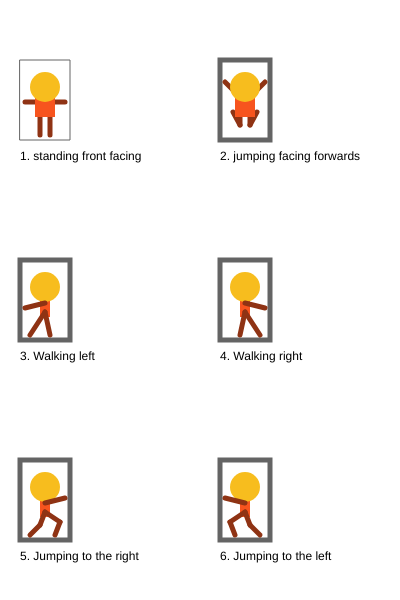
Frame 1 (no input)
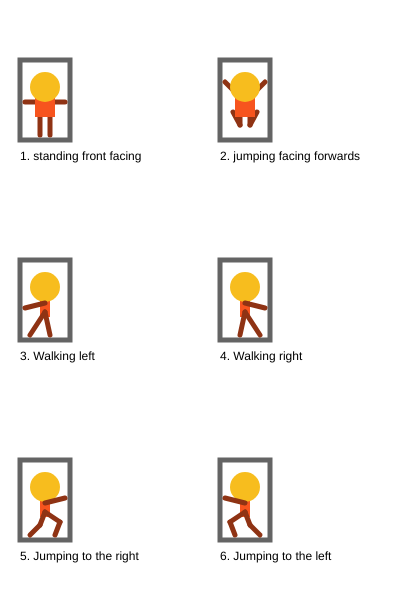
Frame 60 (no input)
Frame 120 (the mouse pressed at the canvas centre since frame 60): identical to frame 60, image omitted

The p5.js sketch that drew these frames (run headless with seeded random() and noise() and a simulated clock; from frame 60 on, the mouse is pressed at the canvas centre):

// p5.js sketch
// ── sketch.js
/*

The Game Project

2 - Game character

Use p5 drawing functions such as rect, ellipse, line, triangle and
point to draw the different states of your game character.

Write the code so that your character appears inside the box for each
state.

IMPORTANT: For each box the variables gameChar_x & gameChar_y are set to the bottom
center of the box. You must combine these variables with arithmetic to
determine the position of each shape that you draw. This will later allow
you to adjust the position of your game character.

Each state is worth two marks:

//standing front facing = 2
//jumping facing forwards = 2
//walking left = 2
//walking right = 2
//jumping left and jumping right = 2

0 marks = not a reasonable attempt
1 mark = attempted but it lacks detail and you didn't use gameChar_x and gameChar_y correctly
2 marks = you've used a selction of shape functions and made consistent use of gameChar_x and gameChar_y

WARNING: Do not get too carried away. If you're character takes more than 5 lines
of code to draw then you've probably over done it.

** Only submit your sketch.js **

*/

var gameChar_x = 0;
var gameChar_y = 0;

function setup() {
	createCanvas(400, 600);
}

function draw() {
	background(255);

	//Standing, facing frontwards

	stroke(100);
	noFill();
	rect(20, 60, 50, 80);
	noStroke();
	fill(0);
	text("1. standing front facing", 20, 160);

	gameChar_x = 45;
	gameChar_y = 137;
	//Add your code here ...

	//Limbs
	stroke(143, 51, 20);
	strokeWeight(5);
	var offset_y = 35;
	var offset_x = 20;
	//Arms
	line(gameChar_x - offset_x, gameChar_y - offset_y, gameChar_x + offset_x, gameChar_y - offset_y);
	//Legs
	line(gameChar_x - 5, gameChar_y - 25, gameChar_x - 5, gameChar_y - 2);
	line(gameChar_x + 5, gameChar_y - 25, gameChar_x + 5, gameChar_y - 2);	
	//Body
	noStroke();
	fill(247, 84, 30);
	rect(gameChar_x - 10, gameChar_y - 50, 20, 30);
	//Head
	fill(247, 189, 30);
	ellipse(gameChar_x, gameChar_y - 50, 30);


	//Jumping facing forwards
	stroke(100);
	noFill();
	rect(220, 60, 50, 80);
	noStroke();
	fill(0);
	text("2. jumping facing forwards", 220, 160);

	gameChar_x = 245;
	gameChar_y = 137;
	//Add your code here ...
	//Limbs
	stroke(143, 51, 20);
	strokeWeight(5);
	//Arms
	line(gameChar_x - offset_x, gameChar_y - offset_y - 20, gameChar_x, gameChar_y - offset_y); // left arm line(leftx,y, centrex,y)
	line(gameChar_x, gameChar_y - offset_y, gameChar_x + offset_x, gameChar_y - offset_y - 20); // right arm line(centrex,y, rightx,y)
	//Legs
	line(gameChar_x - 5, gameChar_y - 25, gameChar_x - 5, gameChar_y - 12); // left leg - thigh to knee - line(thighx,y, kneex,y)
	line(gameChar_x + 5, gameChar_y - 25, gameChar_x + 5, gameChar_y - 12);	// right leg - thigh to knee - line(thighx,y, kneex,y)
	line(gameChar_x - 5, gameChar_y - 12, gameChar_x - 12, gameChar_y - 25); // left leg - knee to foot - line (kneex,y, foot,x,y)
	line(gameChar_x + 5, gameChar_y - 12, gameChar_x + 12, gameChar_y - 25); // right leg - knee to foot - line (kneex,y, foot,x,y)
	//Body
	noStroke();
	fill(247, 84, 30);
	rect(gameChar_x - 10, gameChar_y - 50, 20, 30);
	//Head
	fill(247, 189, 30);
	ellipse(gameChar_x, gameChar_y - 50, 30);

	//Walking, turned left
	stroke(100);
	noFill();
	rect(20, 260, 50, 80);
	noStroke();
	fill(0);
	text("3. Walking left", 20, 360);

	gameChar_x = 45;
	gameChar_y = 337;
	//Add your code here ...

	//Body
	noStroke();
	fill(247, 84, 30);
	rect(gameChar_x - 5, gameChar_y - 50, 10, 30);
	//Head
	fill(247, 189, 30);
	ellipse(gameChar_x, gameChar_y - 50, 30);
	//Limbs
	stroke(143, 51, 20);
	strokeWeight(5);
	var offset_y = 34;
	var offset_x = 20;
	//Arms
	line(gameChar_x - offset_x, gameChar_y - offset_y + 5, gameChar_x, gameChar_y - offset_y); // line(leftxy, rightx,y)
	//Legs
	line(gameChar_x, gameChar_y - 25, gameChar_x - 15, gameChar_y - 2); // left leg line(topx,y, bottomx,y);
	line(gameChar_x, gameChar_y - 25, gameChar_x + 5, gameChar_y - 2); // right leg line(topx,y, bottomx,y);


	//Walking, turned right
	stroke(100);
	noFill();
	rect(220, 260, 50, 80);
	noStroke();
	fill(0);
	text("4. Walking right", 220, 360);

	gameChar_x = 245;
	gameChar_y = 337;
	//Add your code here ...

	
	//Body
	noStroke();
	fill(247, 84, 30);
	rect(gameChar_x - 5, gameChar_y - 50, 10, 30);
	//Head
	fill(247, 189, 30);
	ellipse(gameChar_x, gameChar_y - 50, 30);
	//Limbs
	stroke(143, 51, 20);
	strokeWeight(5);
	var offset_y = 34;
	var offset_x = 20;
	//Arms
	line(gameChar_x, gameChar_y - offset_y, gameChar_x + offset_x, gameChar_y - offset_y + 5); // line(leftxy, rightx,y)
	//Legs
	line(gameChar_x, gameChar_y - 25, gameChar_x - 5, gameChar_y - 2); // left leg line(topx,y, bottomx,y);
	line(gameChar_x, gameChar_y - 25, gameChar_x + 15, gameChar_y - 2); // right leg line(topx,y, bottomx,y);

	//Jumping right
	stroke(100);
	noFill();
	rect(20, 460, 50, 80);
	noStroke();
	fill(0);
	text("5. Jumping to the right", 20, 560);

	gameChar_x = 45;
	gameChar_y = 537;
	//Add your code here ...

	//Body
	noStroke();
	fill(247, 84, 30);
	rect(gameChar_x - 5, gameChar_y - 50, 10, 30);
	//Head
	fill(247, 189, 30);
	ellipse(gameChar_x, gameChar_y - 50, 30);
	//Limbs
	stroke(143, 51, 20);
	strokeWeight(5);
	var offset_y = 34;
	var offset_x = 20;
	//Arms
	line(gameChar_x, gameChar_y - offset_y, gameChar_x + offset_x, gameChar_y - offset_y - 5); //right arm line(leftxy, rightx,y)
	//Legs
	line(gameChar_x, gameChar_y - 25, gameChar_x - 5, gameChar_y - 12); // left leg -thigh to knee - line(thighx,y, kneex,y);
	line(gameChar_x - 5, gameChar_y - 12, gameChar_x - 15, gameChar_y - 2); // left leg - knee to foot - line(kneex,y, footx,y);
	line(gameChar_x, gameChar_y - 25, gameChar_x + 15, gameChar_y - 15); // right leg - thigh to knee - line(thighx,y, kneex,y);
	line(gameChar_x + 15, gameChar_y - 15, gameChar_x + 10, gameChar_y - 2); // right leg - knee to foot - line(kneex,y, footx,y);

	//Jumping to the left
	stroke(100);
	noFill();
	rect(220, 460, 50, 80);
	noStroke();
	fill(0);
	text("6. Jumping to the left", 220, 560);

	gameChar_x = 245;
	gameChar_y = 537;
	//Add your code here ...

	//Body
	noStroke();
	fill(247, 84, 30);
	rect(gameChar_x - 5, gameChar_y - 50, 10, 30);
	//Head
	fill(247, 189, 30);
	ellipse(gameChar_x, gameChar_y - 50, 30);
	//Limbs
	stroke(143, 51, 20);
	strokeWeight(5);
	var offset_y = 34;
	var offset_x = 20;
	//Arms
	line(gameChar_x - offset_x, gameChar_y - offset_y - 5, gameChar_x, gameChar_y - offset_y); //left arm line(leftxy, rightx,y)
	//Legs
	line(gameChar_x, gameChar_y - 25, gameChar_x - 15, gameChar_y - 15); // left leg -thigh to knee - line(thighx,y, kneex,y);
	line(gameChar_x - 15, gameChar_y - 15, gameChar_x - 10, gameChar_y - 2); // left leg - knee to foot - line(kneex,y, footx,y);
	//line(gameChar_x, gameChar_y - 25, gameChar_x - 5, gameChar_y - 12); // left leg -thigh to knee - line(thighx,y, kneex,y);
	//line(gameChar_x - 5, gameChar_y - 12, gameChar_x - 15, gameChar_y - 2); // left leg - knee to foot - line(kneex,y, footx,y);
	line(gameChar_x, gameChar_y - 25, gameChar_x + 5, gameChar_y - 12); // right leg - thigh to knee - line(thighx,y, kneex,y);
	line(gameChar_x + 5, gameChar_y - 12, gameChar_x + 15, gameChar_y - 2); // right leg - knee to foot - line(kneex,y, footx,y);
}
